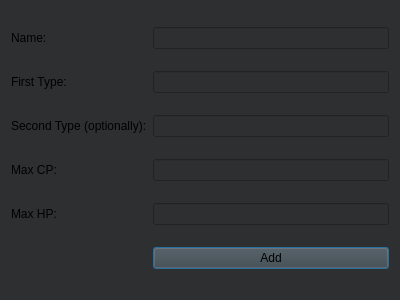
<?xml version="1.0" encoding="UTF-8"?>
<ui version="4.0">
 <class>addWindow</class>
 <widget class="QDialog" name="addWindow">
  <property name="geometry">
   <rect>
    <x>0</x>
    <y>0</y>
    <width>400</width>
    <height>300</height>
   </rect>
  </property>
  <property name="palette">
   <palette>
    <active>
     <colorrole role="Button">
      <brush brushstyle="SolidPattern">
       <color alpha="255">
        <red>0</red>
        <green>0</green>
        <blue>0</blue>
       </color>
      </brush>
     </colorrole>
     <colorrole role="Light">
      <brush brushstyle="SolidPattern">
       <color alpha="255">
        <red>0</red>
        <green>0</green>
        <blue>0</blue>
       </color>
      </brush>
     </colorrole>
     <colorrole role="Midlight">
      <brush brushstyle="SolidPattern">
       <color alpha="255">
        <red>0</red>
        <green>0</green>
        <blue>0</blue>
       </color>
      </brush>
     </colorrole>
     <colorrole role="Dark">
      <brush brushstyle="SolidPattern">
       <color alpha="255">
        <red>0</red>
        <green>0</green>
        <blue>0</blue>
       </color>
      </brush>
     </colorrole>
     <colorrole role="Mid">
      <brush brushstyle="SolidPattern">
       <color alpha="255">
        <red>0</red>
        <green>0</green>
        <blue>0</blue>
       </color>
      </brush>
     </colorrole>
     <colorrole role="BrightText">
      <brush brushstyle="SolidPattern">
       <color alpha="255">
        <red>0</red>
        <green>0</green>
        <blue>0</blue>
       </color>
      </brush>
     </colorrole>
     <colorrole role="Base">
      <brush brushstyle="SolidPattern">
       <color alpha="255">
        <red>0</red>
        <green>0</green>
        <blue>0</blue>
       </color>
      </brush>
     </colorrole>
     <colorrole role="Window">
      <brush brushstyle="SolidPattern">
       <color alpha="255">
        <red>0</red>
        <green>0</green>
        <blue>0</blue>
       </color>
      </brush>
     </colorrole>
     <colorrole role="AlternateBase">
      <brush brushstyle="SolidPattern">
       <color alpha="255">
        <red>7</red>
        <green>7</green>
        <blue>7</blue>
       </color>
      </brush>
     </colorrole>
     <colorrole role="ToolTipBase">
      <brush brushstyle="SolidPattern">
       <color alpha="255">
        <red>0</red>
        <green>0</green>
        <blue>0</blue>
       </color>
      </brush>
     </colorrole>
     <colorrole role="PlaceholderText">
      <brush brushstyle="SolidPattern">
       <color alpha="255">
        <red>0</red>
        <green>0</green>
        <blue>0</blue>
       </color>
      </brush>
     </colorrole>
    </active>
    <inactive>
     <colorrole role="Button">
      <brush brushstyle="SolidPattern">
       <color alpha="255">
        <red>64</red>
        <green>65</green>
        <blue>66</blue>
       </color>
      </brush>
     </colorrole>
     <colorrole role="Light">
      <brush brushstyle="SolidPattern">
       <color alpha="255">
        <red>55</red>
        <green>55</green>
        <blue>55</blue>
       </color>
      </brush>
     </colorrole>
     <colorrole role="Midlight">
      <brush brushstyle="SolidPattern">
       <color alpha="255">
        <red>52</red>
        <green>52</green>
        <blue>52</blue>
       </color>
      </brush>
     </colorrole>
     <colorrole role="Dark">
      <brush brushstyle="SolidPattern">
       <color alpha="255">
        <red>64</red>
        <green>65</green>
        <blue>66</blue>
       </color>
      </brush>
     </colorrole>
     <colorrole role="Mid">
      <brush brushstyle="SolidPattern">
       <color alpha="255">
        <red>160</red>
        <green>160</green>
        <blue>160</blue>
       </color>
      </brush>
     </colorrole>
     <colorrole role="BrightText">
      <brush brushstyle="SolidPattern">
       <color alpha="255">
        <red>255</red>
        <green>51</green>
        <blue>51</blue>
       </color>
      </brush>
     </colorrole>
     <colorrole role="Base">
      <brush brushstyle="SolidPattern">
       <color alpha="255">
        <red>46</red>
        <green>47</green>
        <blue>48</blue>
       </color>
      </brush>
     </colorrole>
     <colorrole role="Window">
      <brush brushstyle="SolidPattern">
       <color alpha="255">
        <red>46</red>
        <green>47</green>
        <blue>48</blue>
       </color>
      </brush>
     </colorrole>
     <colorrole role="AlternateBase">
      <brush brushstyle="SolidPattern">
       <color alpha="255">
        <red>53</red>
        <green>54</green>
        <blue>55</blue>
       </color>
      </brush>
     </colorrole>
     <colorrole role="ToolTipBase">
      <brush brushstyle="SolidPattern">
       <color alpha="255">
        <red>64</red>
        <green>65</green>
        <blue>66</blue>
       </color>
      </brush>
     </colorrole>
     <colorrole role="PlaceholderText">
      <brush brushstyle="SolidPattern">
       <color alpha="255">
        <red>127</red>
        <green>127</green>
        <blue>128</blue>
       </color>
      </brush>
     </colorrole>
    </inactive>
    <disabled>
     <colorrole role="Button">
      <brush brushstyle="SolidPattern">
       <color alpha="255">
        <red>0</red>
        <green>0</green>
        <blue>0</blue>
       </color>
      </brush>
     </colorrole>
     <colorrole role="Light">
      <brush brushstyle="SolidPattern">
       <color alpha="255">
        <red>0</red>
        <green>0</green>
        <blue>0</blue>
       </color>
      </brush>
     </colorrole>
     <colorrole role="Midlight">
      <brush brushstyle="SolidPattern">
       <color alpha="255">
        <red>0</red>
        <green>0</green>
        <blue>0</blue>
       </color>
      </brush>
     </colorrole>
     <colorrole role="Dark">
      <brush brushstyle="SolidPattern">
       <color alpha="255">
        <red>0</red>
        <green>0</green>
        <blue>0</blue>
       </color>
      </brush>
     </colorrole>
     <colorrole role="Mid">
      <brush brushstyle="SolidPattern">
       <color alpha="255">
        <red>0</red>
        <green>0</green>
        <blue>0</blue>
       </color>
      </brush>
     </colorrole>
     <colorrole role="BrightText">
      <brush brushstyle="SolidPattern">
       <color alpha="255">
        <red>0</red>
        <green>0</green>
        <blue>0</blue>
       </color>
      </brush>
     </colorrole>
     <colorrole role="Base">
      <brush brushstyle="SolidPattern">
       <color alpha="255">
        <red>0</red>
        <green>0</green>
        <blue>0</blue>
       </color>
      </brush>
     </colorrole>
     <colorrole role="Window">
      <brush brushstyle="SolidPattern">
       <color alpha="255">
        <red>0</red>
        <green>0</green>
        <blue>0</blue>
       </color>
      </brush>
     </colorrole>
     <colorrole role="AlternateBase">
      <brush brushstyle="SolidPattern">
       <color alpha="255">
        <red>53</red>
        <green>54</green>
        <blue>55</blue>
       </color>
      </brush>
     </colorrole>
     <colorrole role="ToolTipBase">
      <brush brushstyle="SolidPattern">
       <color alpha="255">
        <red>64</red>
        <green>65</green>
        <blue>66</blue>
       </color>
      </brush>
     </colorrole>
     <colorrole role="PlaceholderText">
      <brush brushstyle="SolidPattern">
       <color alpha="255">
        <red>127</red>
        <green>127</green>
        <blue>128</blue>
       </color>
      </brush>
     </colorrole>
    </disabled>
   </palette>
  </property>
  <property name="windowTitle">
   <string>Add New Pokemon</string>
  </property>
  <layout class="QGridLayout" name="gridLayout">
   <item row="2" column="1">
    <widget class="QLineEdit" name="stypeInput"/>
   </item>
   <item row="1" column="0">
    <widget class="QLabel" name="ftypeLabel">
     <property name="text">
      <string>First Type:</string>
     </property>
    </widget>
   </item>
   <item row="0" column="1">
    <widget class="QLineEdit" name="nameInput"/>
   </item>
   <item row="1" column="1">
    <widget class="QLineEdit" name="ftypeInput"/>
   </item>
   <item row="4" column="0">
    <widget class="QLabel" name="hpLabel">
     <property name="sizePolicy">
      <sizepolicy hsizetype="Fixed" vsizetype="Preferred">
       <horstretch>0</horstretch>
       <verstretch>0</verstretch>
      </sizepolicy>
     </property>
     <property name="text">
      <string>Max HP: </string>
     </property>
    </widget>
   </item>
   <item row="0" column="0">
    <widget class="QLabel" name="nameLabel">
     <property name="text">
      <string>Name:</string>
     </property>
    </widget>
   </item>
   <item row="4" column="1">
    <widget class="QLineEdit" name="hpInput"/>
   </item>
   <item row="3" column="1">
    <widget class="QLineEdit" name="cpInput"/>
   </item>
   <item row="2" column="0">
    <widget class="QLabel" name="stypeLabel">
     <property name="text">
      <string>Second Type (optionally):</string>
     </property>
    </widget>
   </item>
   <item row="3" column="0">
    <widget class="QLabel" name="cpLabel">
     <property name="sizePolicy">
      <sizepolicy hsizetype="Fixed" vsizetype="Fixed">
       <horstretch>0</horstretch>
       <verstretch>0</verstretch>
      </sizepolicy>
     </property>
     <property name="text">
      <string>Max CP:</string>
     </property>
    </widget>
   </item>
   <item row="5" column="1">
    <widget class="QPushButton" name="addButton">
     <property name="text">
      <string>Add</string>
     </property>
    </widget>
   </item>
  </layout>
 </widget>
 <tabstops>
  <tabstop>nameInput</tabstop>
  <tabstop>ftypeInput</tabstop>
  <tabstop>stypeInput</tabstop>
  <tabstop>cpInput</tabstop>
  <tabstop>hpInput</tabstop>
  <tabstop>addButton</tabstop>
 </tabstops>
 <resources/>
 <connections/>
</ui>
